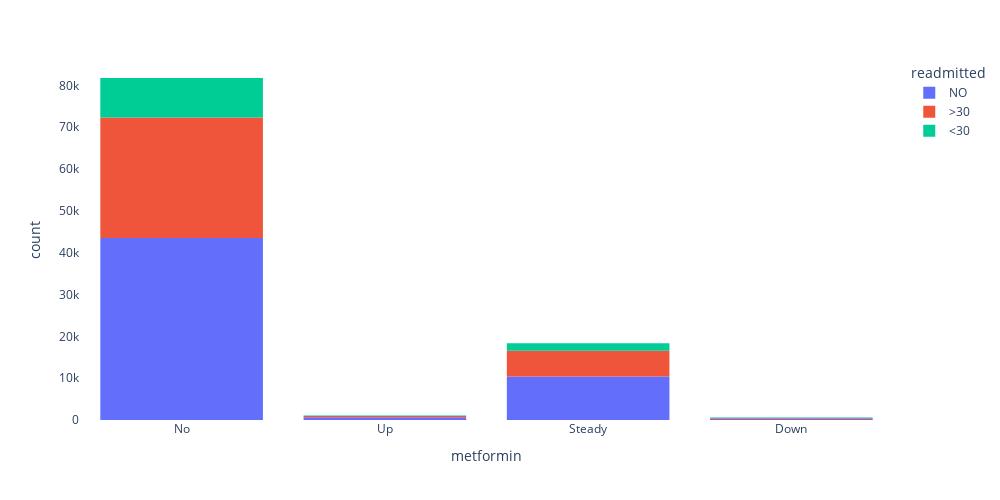

Notebook source saved alongside this figure:
### Code cell
fig = px.histogram(
    diabetes, 
    x="metformin", 
    color="readmitted", 
    barmode="relative", # This creates the stacked effect
    category_orders={"readmitted": ["NO", ">30", "<30"], 
                     "metformin": ["No", "Up", "Steady", "Down"]},
    height=500,
    width=1000
)

# 3. Match the styling of your reference image
fig.update_layout(
    plot_bgcolor='white',
    xaxis_title="metformin",
    yaxis_title="count",
    legend_title="readmitted"
)

fig.show()

### Figure 1 — Plotly figure (JSON) as saved in the notebook; plotly's stock layout.template omitted (floating-point values rounded to 4 significant figures; data arrays with more than 128 entries replaced by an {"elided": "..."} marker saying what was removed)
{"data": [{"bingroup": "x", "hovertemplate": "readmitted=NO<br>metformin=%{x}<br>count=%{y}<extra></extra>", "legendgroup": "NO", "marker": {"color": "#636efa", "pattern": {"shape": ""}}, "name": "NO", "orientation": "v", "showlegend": true, "type": "histogram", "x": {"elided": "54864 str values"}, "xaxis": "x", "yaxis": "y"}, {"bingroup": "x", "hovertemplate": "readmitted=>30<br>metformin=%{x}<br>count=%{y}<extra></extra>", "legendgroup": ">30", "marker": {"color": "#EF553B", "pattern": {"shape": ""}}, "name": ">30", "orientation": "v", "showlegend": true, "type": "histogram", "x": {"elided": "35545 str values"}, "xaxis": "x", "yaxis": "y"}, {"bingroup": "x", "hovertemplate": "readmitted=<30<br>metformin=%{x}<br>count=%{y}<extra></extra>", "legendgroup": "<30", "marker": {"color": "#00cc96", "pattern": {"shape": ""}}, "name": "<30", "orientation": "v", "showlegend": true, "type": "histogram", "x": {"elided": "11357 str values"}, "xaxis": "x", "yaxis": "y"}], "layout": {"barmode": "relative", "height": 500, "legend": {"title": {"text": "readmitted"}, "tracegroupgap": 0}, "margin": {"t": 60}, "plot_bgcolor": "white", "width": 1000, "xaxis": {"anchor": "y", "categoryarray": ["No", "Up", "Steady", "Down"], "categoryorder": "array", "domain": [0, 1], "title": {"text": "metformin"}}, "yaxis": {"anchor": "x", "domain": [0, 1], "title": {"text": "count"}}}}
